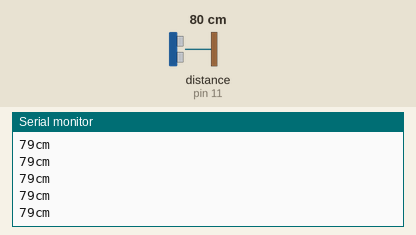
Simulated run of this sketch. Board: Arduino Uno, built with avr-gcc and run on an emulated ATmega328P. On the bench: the last lines printed to the serial monitor. Wiring (inferred from the names in the program): ultrasonic range finder: trigger pin 12; echo pin 11. The inputs (shaded band) are chosen by the test bench; at power-on: distance to the obstacle (sensor on pin 11) 80 cm. The echo pulse lasts 58.3 µs per cm.

Above: at 1.2 s.
1.3 s: distance to the obstacle (sensor on pin 11) set to 2 cm
At 1.48 s:
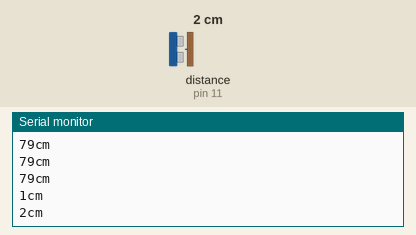
2.8 s: distance to the obstacle (sensor on pin 11) set to 120 cm
At 2.89 s:
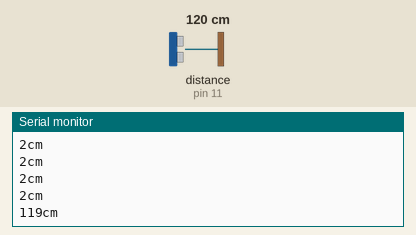
Timing chart, 0 to 5.8 s (numbered marks = the images above; inputs shaded):
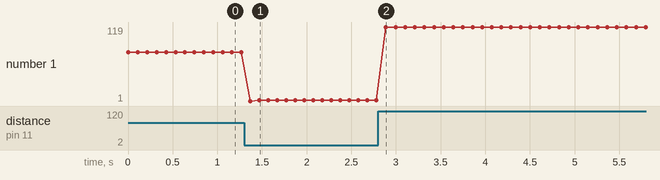

Measured:
- after the input at 1.3 s, the serial monitor: prints a new line after 0.07 s (image 1)
- after the input at 2.8 s, the serial monitor: prints a new line after 0.09 s (image 2)
- plotted number 1: 79 → 2 after the input at 1.3 s, 2 → 119 after the input at 2.8 s

The sketch:

HC-SR04.ino
```cpp
#define triggerPin 12 // Trigger Pin
#define echoPin 11 // Echo Pin

void setup() {
   pinMode(triggerPin, OUTPUT);
   pinMode(echoPin, INPUT);

   Serial.begin(9600);
}

void loop() {

   long microseconds, distance;

   digitalWrite(triggerPin, LOW);
   delayMicroseconds(2);
   digitalWrite(triggerPin, HIGH);
   delayMicroseconds(20);
   digitalWrite(triggerPin, LOW);
   //return the lenght of the pulse when it´s changing from LOW to HIGH in microseconds
   microseconds = pulseIn(echoPin, HIGH);
   //0,0342 centimetre/microsecond (speed of sound) to work with HC-SR04
   distance = microseconds * 0.0342 / 2;
   Serial.print(distance);
   Serial.print("cm");
   Serial.println();
   delay(100);
}
```
